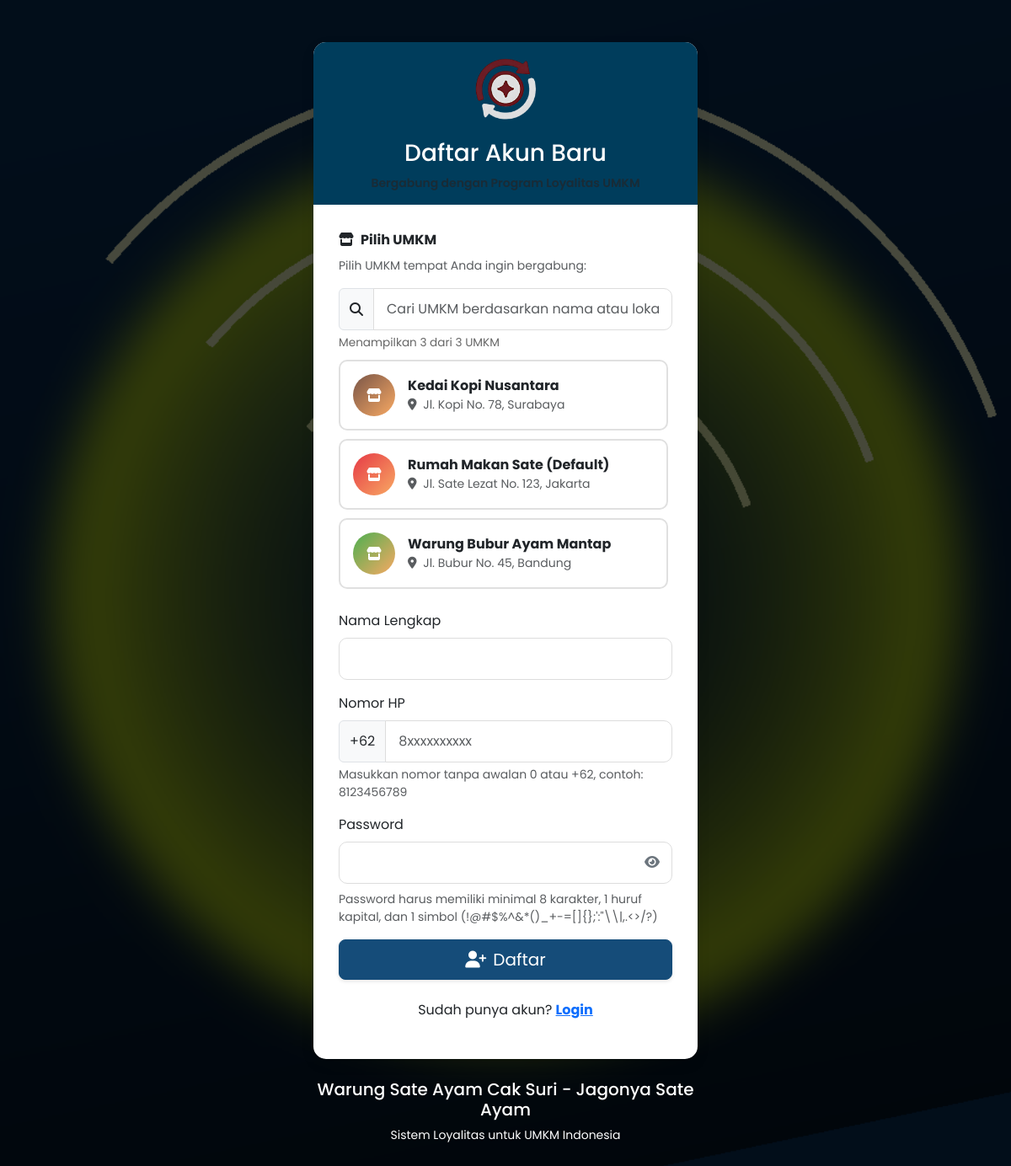
Screenshot of /old/register.php with the database file from the repository.
### tables this page shows
CREATE TABLE IF NOT EXISTS businesses (
    id INT AUTO_INCREMENT PRIMARY KEY,
    business_name VARCHAR(255) NOT NULL,
    business_slug VARCHAR(255) UNIQUE NOT NULL,
    owner_name VARCHAR(255),
    phone VARCHAR(15),
    email VARCHAR(255),
    address TEXT,
    logo_path VARCHAR(255),
    
     
    points_ratio INT DEFAULT 10000,
    
     
    primary_color VARCHAR(7) DEFAULT '#e63946',
    secondary_color VARCHAR(7) DEFAULT '#f1faee',
    accent_color VARCHAR(7) DEFAULT '#f8a963',
    
     
    subscription_status ENUM('active', 'suspended', 'cancelled') DEFAULT 'active',
    subscription_start_date DATE,
    subscription_end_date DATE,
    monthly_fee DECIMAL(10,2) DEFAULT 50000,
    
     
    status ENUM('active', 'inactive') DEFAULT 'active',
    
     
    created_at TIMESTAMP DEFAULT CURRENT_TIMESTAMP,
    updated_at TIMESTAMP DEFAULT CURRENT_TIMESTAMP ON UPDATE CURRENT_TIMESTAMP,
    
    INDEX idx_slug (business_slug),
    INDEX idx_status (status),
    INDEX idx_subscription (subscription_status)
);

CREATE TABLE `settings` (
  `id` int NOT NULL,
  `setting_key` varchar(50) NOT NULL,
  `setting_value` text NOT NULL,
  `setting_description` text,
  `updated_at` timestamp NULL DEFAULT CURRENT_TIMESTAMP ON UPDATE CURRENT_TIMESTAMP
);

### config/db.php (called while the page is built, shortened)
<?php
function getAllActiveBusinesses($conn) {
    $query = "SELECT * FROM businesses WHERE status = 'active' AND subscription_status = 'active' ORDER BY business_name ASC";
    $result = $conn->query($query);
    $businesses = [];
    if ($result->num_rows > 0) {
        while ($row = $result->fetch_assoc()) {
            $businesses[] = $row;
        }
    }
    return $businesses;
}
function getSetting($conn, $key, $default = '', $businessId = null) {
    if ($businessId === null) {
        $query = "SELECT setting_value FROM settings WHERE setting_key = ? AND business_id IS NULL";
        $stmt = $conn->prepare($query);
        $stmt->bind_param("s", $key);
    } else {
        $query = "SELECT setting_value FROM settings WHERE setting_key = ? AND business_id = ?";
        $stmt = $conn->prepare($query);
        $stmt->bind_param("si", $key, $businessId);
    }
    $stmt->execute();
    $result = $stmt->get_result();
    if ($result->num_rows > 0) {
        $setting = $result->fetch_assoc();
        return $setting['setting_value'];
    }
    return $default;
}
?>

### old/register.php (the view, shortened to what this page needs)
<?php
require_once 'config/db.php';
$basePath = '';
$activeBusinesses = getAllActiveBusinesses($conn);
$name = '';
$phone = '';
$siteName = getSetting($conn, 'site_name', 'SuriCrypt Loyalty Platform');
?>
<!DOCTYPE html>
<html lang="id">
<head>
    <link href="https://cdn.jsdelivr.net/npm/bootstrap@5.3.0/dist/css/bootstrap.min.css" rel="stylesheet">
    <link rel="stylesheet" href="https://cdnjs.cloudflare.com/ajax/libs/font-awesome/6.4.0/css/all.min.css">
    <link rel="stylesheet" href="<?php echo isset($basePath) ? $basePath : ''; ?>assets/css/style.css">
</head>
<body>
    <div class="container register-container">
        <div class="card">
            <div class="card-header text-center">
                <div class="auth-logo">
                    <img src="assets/images/logo-sate.png" alt="Logo">
                </div>
                <h3>Daftar Akun Baru</h3>
                <p class="text-muted small mb-0">Bergabung dengan Program Loyalitas UMKM</p>
            </div>
            <div class="card-body auth-form">
                <?php if(count($activeBusinesses) > 0): ?>
                <form method="POST" action="<?php echo htmlspecialchars($_SERVER["PHP_SELF"]); ?>"
                    onsubmit="return validateRegistrationForm()">
                    <div class="mb-3">
                        <label class="form-label fw-bold">
                            <i class="fas fa-store me-2"></i>Pilih UMKM
                        </label>
                        <p class="text-muted small">Pilih UMKM tempat Anda ingin bergabung:</p>
                        <div class="business-search-box">
                            <div class="input-group">
                                <span class="input-group-text"><i class="fas fa-search"></i></span>
                                <input type="text" class="form-control" id="businessSearch"
                                    placeholder="Cari UMKM berdasarkan nama atau lokasi...">
                            </div>
                            <div class="business-counter">
                                Menampilkan <span id="visibleCount"><?php echo count($activeBusinesses); ?></span>
                                dari <span id="totalCount"><?php echo count($activeBusinesses); ?></span> UMKM
                            </div>
                        </div>
                        <div class="business-list-container" id="businessList">
                            <?php foreach($activeBusinesses as $business): ?>
                            <div class="business-select-card"
                                data-business-name="<?php echo strtolower($business['business_name']); ?>"
                                data-business-address="<?php echo strtolower($business['address']); ?>">
                                <label class="business-select-label" for="business_<?php echo $business['id']; ?>">
                                    <div class="d-flex align-items-center">
                                        <?php if($business['logo_path'] && file_exists($business['logo_path'])): ?>
                                        <img src="<?php echo $business['logo_path']; ?>" alt="Logo"
                                            style="width: 50px; height: 50px; object-fit: cover; border-radius: 50%; margin-right: 15px;">
                                        <?php else: ?>
                                        <div style="width: 50px; height: 50px; border-radius: 50%; margin-right: 15px;
                                                background: linear-gradient(135deg, <?php echo $business['primary_color']; ?>, <?php echo $business['accent_color']; ?>);
                                                display: flex; align-items: center; justify-content: center;">
                                            <i class="fas fa-store text-white"></i>
                                        </div>
                                        <?php endif; ?>
                                        <div class="flex-grow-1">
                                            <div class="fw-bold">
                                                <?php echo htmlspecialchars($business['business_name']); ?></div>
                                            <div class="text-muted small">
                                                <i class="fas fa-map-marker-alt me-1"></i>
                                                <?php echo htmlspecialchars(substr($business['address'], 0, 50)); ?><?php echo strlen($business['address']) > 50 ? '...' : ''; ?>
                                            </div>
                                        </div>
                                    </div>
                                </label>
                            </div>
                            <?php endforeach; ?>
                        </div>
                    </div>
                    <div class="mb-3">
                        <label for="name" class="form-label">Nama Lengkap</label>
                        <input type="text" class="form-control" id="name" name="name"
                            value="<?php echo htmlspecialchars($name); ?>" required>
                    </div>
                    <div class="mb-3">
                        <label for="phone" class="form-label">Nomor HP</label>
                        <div class="input-group">
                            <span class="input-group-text">+62</span>
                            <input type="text" class="form-control" id="phone" name="phone" placeholder="8xxxxxxxxxx"
                                value="<?php echo htmlspecialchars(str_replace('62', '', $phone)); ?>" required
                                onkeyup="formatPhoneNumberInput(this)">
                        </div>
                        <div class="form-text">Masukkan nomor tanpa awalan 0 atau +62, contoh: 8123456789</div>
                    </div>
                    <div class="mb-3">
                        <label for="password" class="form-label">Password</label>
                        <div class="password-container">
                            <input type="password" class="form-control" id="password" name="password" required>
                            <span class="password-toggle" onclick="togglePassword('password')">
                                <i class="fas fa-eye"></i>
                            </span>
                        </div>
                        <div class="form-text">
                            Password harus memiliki minimal 8 karakter, 1 huruf kapital, dan 1 simbol
                            (!@#$%^&*()_+-=[]{};':"\\|,.<>/?)
                        </div>
                    </div>
                    <div class="d-grid gap-2 mb-4">
                        <button type="submit" class="btn btn-primary btn-lg">
                            <i class="fas fa-user-plus me-2"></i>Daftar
                        </button>
                    </div>
                </form>
                <?php endif; ?>
                <div class="text-center">
                    <p>Sudah punya akun? <a href="login.php" class="text-primary fw-bold">Login</a></p>
                </div>
            </div>
        </div>
        <div class="text-center mt-4 text-white">
            <h5><?php echo $siteName; ?></h5>
            <p class="small">Sistem Loyalitas untuk UMKM Indonesia</p>
        </div>
    </div>
</body>
</html>

### assets/css/style.css (style rules this page uses)
:root { --primary-color: #154c79; --secondary-color: #f8f9fa; --accent-color: #c5d900; --dark-color: #003d5c; --light-color: #e8f4f8; --success-color: #c5d900; --warning-color: #ff9800; --danger-color: #dc3545; }
body { font-family: "Poppins", sans-serif; background-color: #f8f9fa; color: #333; }
.btn-primary { background-color: var(--primary-color); border-color: var(--primary-color); box-shadow: 0 2px 4px rgba(0, 0, 0, 0.1); transition: all 0.3s ease; }
.card { border-radius: 15px; overflow: hidden; box-shadow: 0 6px 15px rgba(0, 0, 0, 0.1); margin-bottom: 20px; border: none; transition: all 0.3s ease; }
.card-header { background-color: var(--dark-color); color: white; font-weight: 600; padding: 15px 20px; border-bottom: none; }
.login-container, .register-container { max-width: 480px; margin: 50px auto; position: relative; z-index: 10; }
.auth-form { padding: 30px; }
.auth-logo { text-align: center; margin-bottom: 20px; }
.auth-logo img { height: 80px; }
.form-control { border-radius: 10px; padding: 12px 15px; border: 1px solid #ddd; transition: all 0.3s ease; }
.password-container { position: relative; }
.password-container .password-toggle { position: absolute; top: 50%; right: 15px; transform: translateY(-50%); cursor: pointer; color: #6c757d; transition: color 0.3s ease; }

### old/register.php (style rules this page uses)
.business-select-card { border: 2px solid #e0e0e0; border-radius: 10px; padding: 15px; margin-bottom: 10px; cursor: pointer; transition: all 0.3s ease; background: white; }
.business-select-label { margin: 0; cursor: pointer; width: 100%; }
.business-list-container { max-height: 400px; overflow-y: auto; padding-right: 5px; margin-bottom: 15px; }
.business-search-box { position: sticky; top: 0; background: white; z-index: 10; padding-bottom: 10px; }
.business-counter { font-size: 0.85rem; color: #666; margin-top: 5px; }

### rows the page displays
businesses: business_name "Kedai Kopi Nusantara", address "Jl. Kopi No. 78, Surabaya"
businesses: business_name "Rumah Makan Sate (Default)", address "Jl. Sate Lezat No. 123, Jakarta"
businesses: business_name "Warung Bubur Ayam Mantap", address "Jl. Bubur No. 45, Bandung"
settings: setting_value "Warung Sate Ayam Cak Suri - Jagonya Sate Ayam"

### other values shown
count($activeBusinesses) "3"
